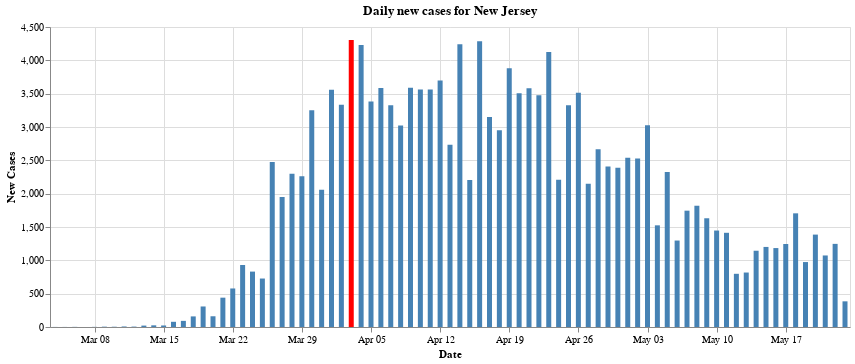

Notebook code for this chart:
### Markdown cell above
## 11 - Graph of daily new cases in New Jersey
Below we plot a graph that shows the increase in cases per day. 
There is a lot of talk on the news about "flattening the curve", however in the daily briefings that Governor Murphy holds, he only talks about developments from the overnight, and rarely shows the actual data plotted as a bar chart. The below chart actually visualizes the said curve that everyone is talking about. And we can see that it is, in fact, flattening

### Code cell
jersey_cases_full=us_states[us_states.state=="New Jersey"]
jersey_cases_county_full=us_counties[us_counties["state"]=="New Jersey"]

jersey_cases=jersey_cases_full.drop('state', axis=1)
jersey_cases=jersey_cases.drop('fips', axis=1)

first_case_date=jersey_cases.iloc[0].date
date_object=first_case_date
# date_object = datetime.strptime(first_case_date, '%Y-%m-%d')
date_object = date_object - timedelta(days=1)
time_string = date_object.strftime('%Y-%m-%d')

jersey_cases.loc[-1] = [time_string, 0, 0]  # adding a row
jersey_cases.index = jersey_cases.index + 1  # shifting index
jersey_cases = jersey_cases.sort_index()  # sorting by index
    
jersey_cases=jersey_cases.set_index('date')


daily_new_cases = jersey_cases.diff()
daily_new_cases=daily_new_cases.reset_index()
daily_new_cases=daily_new_cases.drop(0, axis=0)
daily_new_cases = daily_new_cases.astype({"cases": int, "deaths": int})
daily_new_cases=daily_new_cases.rename(columns={'cases': 'new_cases', 'deaths': 'new_deaths'})


# display(daily_new_cases)


max_daily_increase = daily_new_cases['new_cases'].max()
# display(max_daily_increase)

chart = alt.Chart(daily_new_cases).mark_bar().encode(
    y=alt.Y('new_cases:Q', axis=alt.Axis(title='New Cases')),
    x=alt.X('date:T', axis=alt.Axis(format='%b %d', title='Date')),
    # The highlight will be set on the result of a conditional statement
    color=alt.condition(
        alt.datum.new_cases == max_daily_increase,
        alt.value('red'),    
        alt.value('steelblue')  
    ),
    tooltip=['date:T','new_cases']

).properties(
    width=800,
    title="Daily new cases for New Jersey"
)

    
display(chart)

### Figure 1 — Vega-Lite specification as saved in the notebook (floating-point values rounded to 4 significant figures)
{"config": {"view": {"continuousWidth": 400, "continuousHeight": 300}}, "data": {"name": "data-192f21b5caba4fbe4416a0d4ca6353e8"}, "mark": "bar", "encoding": {"color": {"condition": {"value": "red", "test": "(datum.new_cases === 4305)"}, "value": "steelblue"}, "tooltip": [{"type": "temporal", "field": "date"}, {"type": "quantitative", "field": "new_cases"}], "x": {"type": "temporal", "axis": {"format": "%b %d", "title": "Date"}, "field": "date"}, "y": {"type": "quantitative", "axis": {"title": "New Cases"}, "field": "new_cases"}}, "title": "Daily new cases for New Jersey", "width": 800, "$schema": "https://vega.github.io/schema/vega-lite/v4.0.2.json", "datasets": {"data-192f21b5caba4fbe4416a0d4ca6353e8": [{"date": "2020-03-04T00:00:00", "new_cases": 1, "new_deaths": 0}, {"date": "2020-03-05T00:00:00", "new_cases": 1, "new_deaths": 0}, {"date": "2020-03-06T00:00:00", "new_cases": 2, "new_deaths": 0}, {"date": "2020-03-07T00:00:00", "new_cases": 0, "new_deaths": 0}, {"date": "2020-03-08T00:00:00", "new_cases": 2, "new_deaths": 0}, {"date": "2020-03-09T00:00:00", "new_cases": 5, "new_deaths": 0}, {"date": "2020-03-10T00:00:00", "new_cases": 4, "new_deaths": 1}, {"date": "2020-03-11T00:00:00", "new_cases": 8, "new_deaths": 0}, {"date": "2020-03-12T00:00:00", "new_cases": 6, "new_deaths": 0}, {"date": "2020-03-13T00:00:00", "new_cases": 21, "new_deaths": 0}, {"date": "2020-03-14T00:00:00", "new_cases": 25, "new_deaths": 1}, {"date": "2020-03-15T00:00:00", "new_cases": 23, "new_deaths": 0}, {"date": "2020-03-16T00:00:00", "new_cases": 78, "new_deaths": 1}, {"date": "2020-03-17T00:00:00", "new_cases": 92, "new_deaths": 0}, {"date": "2020-03-18T00:00:00", "new_cases": 159, "new_deaths": 2}, {"date": "2020-03-19T00:00:00", "new_cases": 308, "new_deaths": 4}, {"date": "2020-03-20T00:00:00", "new_cases": 161, "new_deaths": 2}, {"date": "2020-03-21T00:00:00", "new_cases": 440, "new_deaths": 5}, {"date": "2020-03-22T00:00:00", "new_cases": 578, "new_deaths": 4}, {"date": "2020-03-23T00:00:00", "new_cases": 930, "new_deaths": 7}, {"date": "2020-03-24T00:00:00", "new_cases": 831, "new_deaths": 17}, {"date": "2020-03-25T00:00:00", "new_cases": 727, "new_deaths": 18}, {"date": "2020-03-26T00:00:00", "new_cases": 2474, "new_deaths": 19}, {"date": "2020-03-27T00:00:00", "new_cases": 1949, "new_deaths": 27}, {"date": "2020-03-28T00:00:00", "new_cases": 2299, "new_deaths": 32}, {"date": "2020-03-29T00:00:00", "new_cases": 2262, "new_deaths": 21}, {"date": "2020-03-30T00:00:00", "new_cases": 3250, "new_deaths": 38}, {"date": "2020-03-31T00:00:00", "new_cases": 2060, "new_deaths": 68}, {"date": "2020-04-01T00:00:00", "new_cases": 3559, "new_deaths": 88}, {"date": "2020-04-02T00:00:00", "new_cases": 3335, "new_deaths": 184}, {"date": "2020-04-03T00:00:00", "new_cases": 4305, "new_deaths": 108}, {"date": "2020-04-04T00:00:00", "new_cases": 4229, "new_deaths": 200}, {"date": "2020-04-05T00:00:00", "new_cases": 3381, "new_deaths": 70}, {"date": "2020-04-06T00:00:00", "new_cases": 3585, "new_deaths": 88}, {"date": "2020-04-07T00:00:00", "new_cases": 3326, "new_deaths": 227}, {"date": "2020-04-08T00:00:00", "new_cases": 3021, "new_deaths": 272}, {"date": "2020-04-09T00:00:00", "new_cases": 3590, "new_deaths": 196}, {"date": "2020-04-10T00:00:00", "new_cases": 3561, "new_deaths": 232}, {"date": "2020-04-11T00:00:00", "new_cases": 3563, "new_deaths": 251}, {"date": "2020-04-12T00:00:00", "new_cases": 3699, "new_deaths": 167}, {"date": "2020-04-13T00:00:00", "new_cases": 2734, "new_deaths": 93}, {"date": "2020-04-14T00:00:00", "new_cases": 4240, "new_deaths": 362}, {"date": "2020-04-15T00:00:00", "new_cases": 2206, "new_deaths": 351}, {"date": "2020-04-16T00:00:00", "new_cases": 4287, "new_deaths": 362}, {"date": "2020-04-17T00:00:00", "new_cases": 3150, "new_deaths": 322}, {"date": "2020-04-18T00:00:00", "new_cases": 2953, "new_deaths": 230}, {"date": "2020-04-19T00:00:00", "new_cases": 3881, "new_deaths": 132}, {"date": "2020-04-20T00:00:00", "new_cases": 3505, "new_deaths": 175}, {"date": "2020-04-21T00:00:00", "new_cases": 3581, "new_deaths": 376}, {"date": "2020-04-22T00:00:00", "new_cases": 3478, "new_deaths": 310}, {"date": "2020-04-23T00:00:00", "new_cases": 4124, "new_deaths": 305}, {"date": "2020-04-24T00:00:00", "new_cases": 2207, "new_deaths": 249}, {"date": "2020-04-25T00:00:00", "new_cases": 3327, "new_deaths": 246}, {"date": "2020-04-26T00:00:00", "new_cases": 3515, "new_deaths": 75}, {"date": "2020-04-27T00:00:00", "new_cases": 2150, "new_deaths": 106}, {"date": "2020-04-28T00:00:00", "new_cases": 2668, "new_deaths": 398}, {"date": "2020-04-29T00:00:00", "new_cases": 2408, "new_deaths": 328}, {"date": "2020-04-30T00:00:00", "new_cases": 2388, "new_deaths": 458}, {"date": "2020-05-01T00:00:00", "new_cases": 2538, "new_deaths": 310}, {"date": "2020-05-02T00:00:00", "new_cases": 2527, "new_deaths": 204}, {"date": "2020-05-03T00:00:00", "new_cases": 3027, "new_deaths": 129}, {"date": "2020-05-04T00:00:00", "new_cases": 1525, "new_deaths": 39}, {"date": "2020-05-05T00:00:00", "new_cases": 2324, "new_deaths": 334}, {"date": "2020-05-06T00:00:00", "new_cases": 1297, "new_deaths": 305}, {"date": "2020-05-07T00:00:00", "new_cases": 1745, "new_deaths": 252}, {"date": "2020-05-08T00:00:00", "new_cases": 1819, "new_deaths": 151}, {"date": "2020-05-09T00:00:00", "new_cases": 1631, "new_deaths": 164}, {"date": "2020-05-10T00:00:00", "new_cases": 1447, "new_deaths": 139}, {"date": "2020-05-11T00:00:00", "new_cases": 1413, "new_deaths": 55}, {"date": "2020-05-12T00:00:00", "new_cases": 798, "new_deaths": 198}, {"date": "2020-05-13T00:00:00", "new_cases": 817, "new_deaths": 194}, {"date": "2020-05-14T00:00:00", "new_cases": 1144, "new_deaths": 244}, {"date": "2020-05-15T00:00:00", "new_cases": 1201, "new_deaths": 192}, {"date": "2020-05-16T00:00:00", "new_cases": 1184, "new_deaths": 111}, {"date": "2020-05-17T00:00:00", "new_cases": 1245, "new_deaths": 107}, {"date": "2020-05-18T00:00:00", "new_cases": 1705, "new_deaths": 79}, {"date": "2020-05-19T00:00:00", "new_cases": 974, "new_deaths": 151}, {"date": "2020-05-20T00:00:00", "new_cases": 1386, "new_deaths": 161}, {"date": "2020-05-21T00:00:00", "new_cases": 1073, "new_deaths": 96}, {"date": "2020-05-22T00:00:00", "new_cases": 1247, "new_deaths": 142}, {"date": "2020-05-23T00:00:00", "new_cases": 385, "new_deaths": 96}]}}
